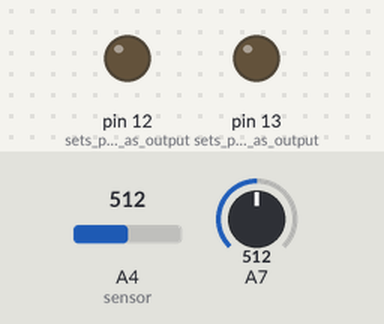
Bench run of a sketch on a simulated Arduino Nano, built with avr-gcc and run on an emulated ATmega328P. Shown: output pins drawn as LEDs (lit = HIGH). The test bench sets the inputs (shaded band); at power-on: A4 (sensor) = 512, A7 = 512.

Above: at 1.2 s.
1.3 s: A4 (sensor) set to 527
At 1.8 s:
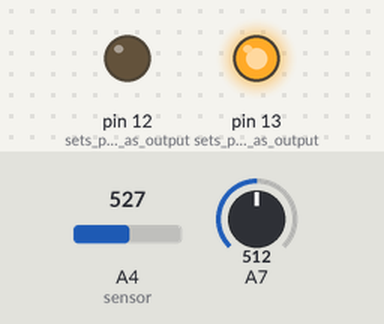
2.8 s: A7 set to 525
At 4.0 s:
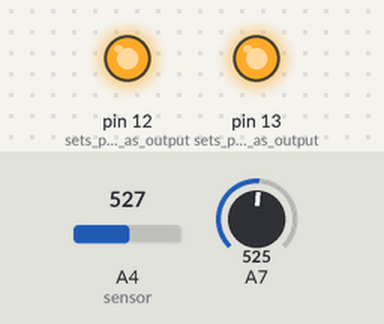
4.3 s: A4 (sensor) set to 511
At 5.3 s:
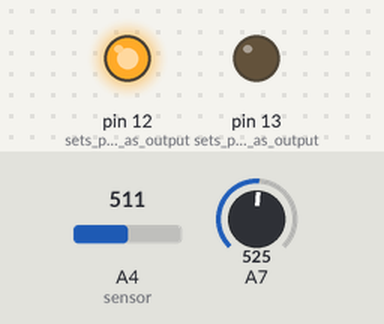
5.8 s: A4 (sensor) set to 716
At 6.5 s:
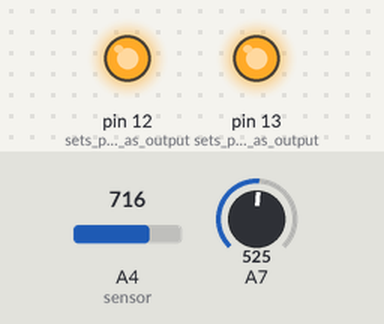
7.3 s: A4 (sensor) set to 306
At 7.6 s:
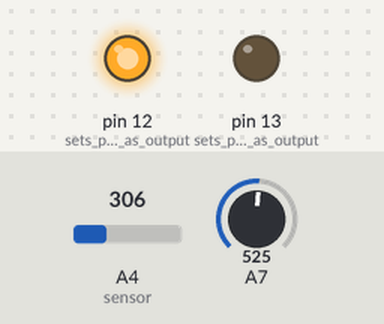
Timing chart, 0 to 9.8 s (numbered marks = the images above; inputs shaded):
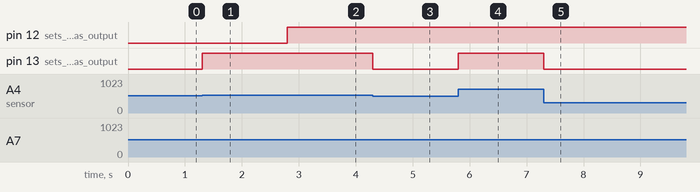

Measured:
- the behaviour switches between 513 and 514 on A4 (sensor) (found by bisection; images 0 and 1)
- the behaviour switches between 513 and 514 on A7 (found by bisection; images 1 and 2)
- after the input at 1.3 s, pin 13 (sets_pin_13_as_output): LOW → HIGH at once
- after the input at 2.8 s, pin 12 (sets_pin_12_as_output): LOW → HIGH at once
- after the input at 4.3 s, pin 13 (sets_pin_13_as_output): HIGH → LOW at once
- after the input at 5.8 s, pin 13 (sets_pin_13_as_output): LOW → HIGH at once
- after the input at 7.3 s, pin 13 (sets_pin_13_as_output): HIGH → LOW at once

The sketch:

distance_sensor.ino
```cpp
int sensor_fr = 0;  // front right IR proximity sensor
int sensor_fl = 0;  // front left IR proximity sensor
int sensor_br = 0;  // back right IR proximity sensor
int sensor_bl = 0;  // back left IR proximity sensor

void setup() {
  Serial.begin(9600);     // setup serial

  pinMode(12, OUTPUT);    // sets pin 12 as output
  pinMode(13, OUTPUT);    // sets pin 13 as output

}

void loop() {
  int front_speed = analogRead(A7);               // the input from the front sensor connected to analog pin 7
  int front = map(front_speed, 0, 1023, 0, 255);  // scales down the analogRead from max of 1023 to max of 255 compatible with the sensor
  analogWrite(12, front);                         // writes the input from the first sensor onto pin 12

  int back_speed = analogRead(A4);                // the input from the back sensor connected to analog pin 4
  int back = map(back_speed, 0, 1023, 0, 255);    // scales down the analogRead from max of 1023 to max of 255 compatible with the sensor
  analogWrite(13, back);                          // writes the input from the back sensor onto pin 13

}
```
